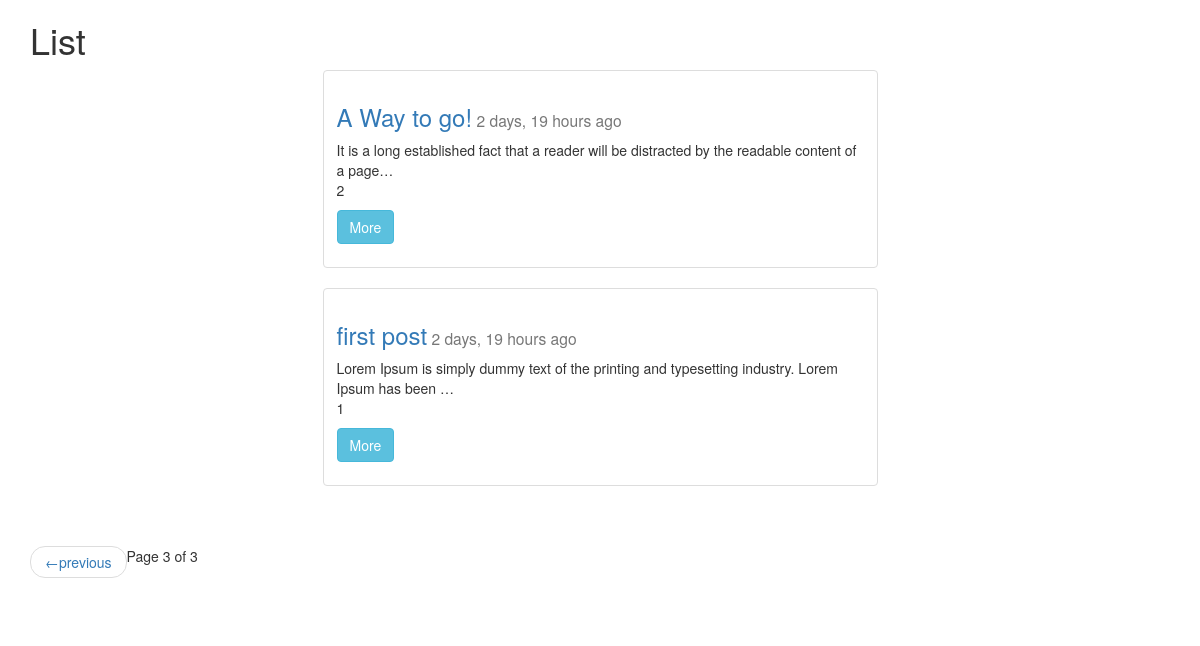
Page /posts/list/?page=3 on the committed database.
### posts/models.py (models this page shows, shortened)
class Post(models.Model):
    title = models.CharField(max_length=255)
    slug = models.SlugField(unique=True)
    image = models.ImageField(null=True, blank=True, upload_to="post_images")
    content = models.TextField()
    updated = models.DateTimeField(auto_now=True, auto_now_add=False)
    timestamp = models.DateTimeField(auto_now=False, auto_now_add=True)
    def get_absolute_url(self):
        return reverse("detail", kwargs={"post_slug": self.slug})
    class Meta:
       ordering = ["-timestamp", "-updated"]

### posts/views.py (the view)
def post_list(request):
    object_list = Post.objects.all()
    paginator = Paginator(object_list, 5) # Show 5 contacts per page
    page = request.GET.get('page')
    try:
        objects = paginator.page(page)
    except PageNotAnInteger:
        objects = paginator.page(1)
    except EmptyPage:
        objects = paginator.page(paginator.num_pages)
    context = {
    "object_list": objects,
    "title": "List",
    "user": request.user
    }
    return render(request, 'post_list.html', context)

### posts/templates/post_list.html (shortened to what this page needs)
{% extends "base.html" %}
{% block content %}
    <h1>{{title}}</h1>
    <div class="row">
    {% for object in object_list %}
        <div class="col-sm-6 col-sm-offset-3 ">
        	<div class="thumbnail">
        		<div class="caption">
            		<h3><a href="{{ object.get_absolute_url }}">{{object.title}}</a><small> {{object.timestamp|timesince }} ago</small></h3>
            		<p>{{object.content|linebreaks|truncatechars:100}} <br>
            		{{object.id}} <br>
            		</p>
            		<p>
            		<p><a href="{{ object.get_absolute_url }}" class="btn btn-info" role="button">More</a></p>
            		</p>
        		</div>
        	</div>
        </div>
    {% endfor %}
    </div>
    <div class="pagination">
        <span class="step-links">
        <nav aria-label="...">
        <ul class="pager">
            {% if object_list.has_previous %}
                <li class="previous"><a href="?page={{ object_list.previous_page_number }}"><span aria-hidden="true">&larr;</span>previous</a></li>
            {% endif %}
            <span class="current">
                Page {{ object_list.number }} of {{ object_list.paginator.num_pages }}
            </span>
        </ul>
        </nav>
        </span>
    </div>
{% endblock content %}

### posts/static/css/base.css (style rules this page uses)
h1 { color:#342D7E; }

### rows in the picture
Post: title "A Way to go!", timestamp "2 days, 19 hours", content "It is a long established fact that a reader will be distracted by the readable content of a page…", id "2"
Post: title "first post", timestamp "2 days, 19 hours", content "Lorem Ipsum is simply dummy text of the printing and typesetting industry. Lorem Ipsum has been …", id "1"

### other values in the picture
{{ title }} "List"
{{ object_list.number }} "3"
{{ object_list.paginator.num_pages }} "3"
